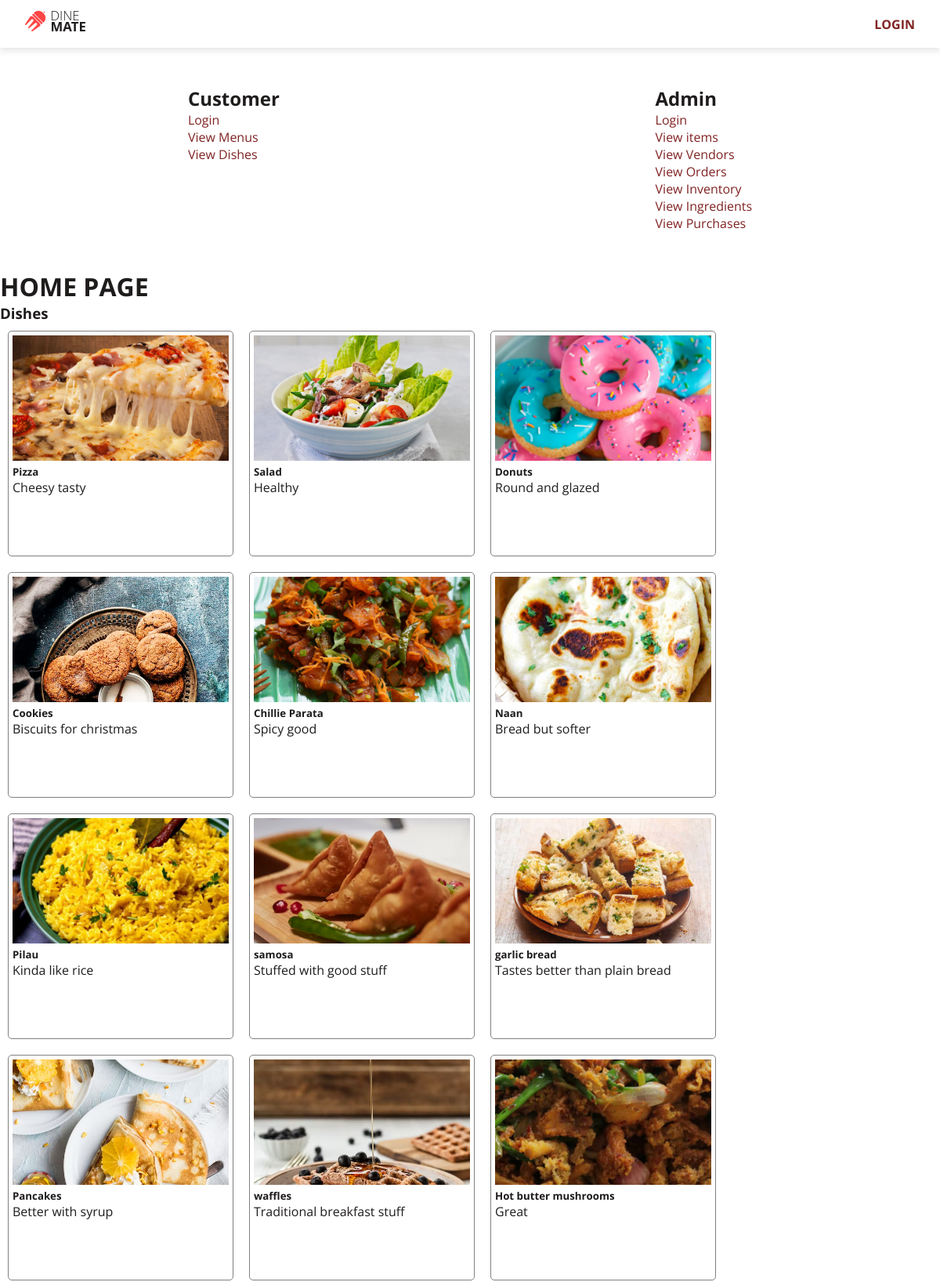
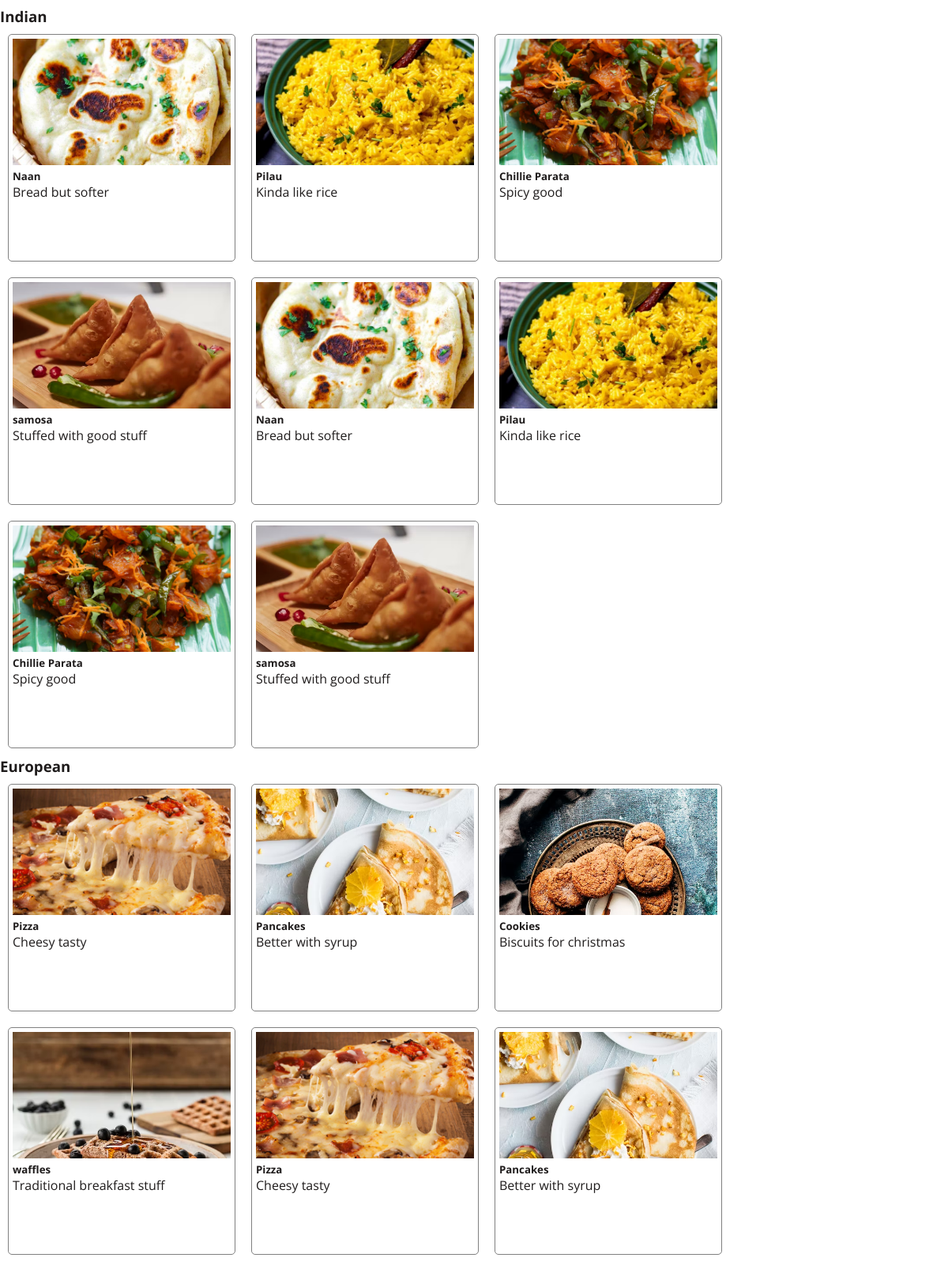
The page / (upper part) on the database its author committed (2 pictures, top to bottom).
### tables this page shows
CREATE TABLE `dishes` (
  `dish_id` int(11) NOT NULL,
  `dish_name` varchar(255) NOT NULL,
  `net_price` float NOT NULL,
  `selling_price` float NOT NULL,
  `description` varchar(500) NOT NULL,
  `prep_time` int(11) NOT NULL,
  `image_url` varchar(200) DEFAULT NULL
);

CREATE TABLE `menus` (
  `menu_id` int(11) NOT NULL,
  `menu_name` varchar(255) NOT NULL,
  `description` varchar(200) NOT NULL,
  `start_time` time DEFAULT NULL,
  `end_time` time DEFAULT NULL,
  `image_url` varchar(200) DEFAULT NULL,
  `all_day` tinyint(1) NOT NULL DEFAULT 0
);

### app/core/Controller.php (called while the page is built, shortened)
<?php
trait Controller
{
    public function view(string $view, array $data = []): void
    {
        $filename = "../app/views/" . $view . ".view.php";
        require $filename;
    }
}

### app/controllers/Home.php (called while the page is built, shortened)
<?php
class Home
{
    public function index(): void
    {
        $data['user'] = $_SESSION['user'] ?? null;
        $d = new Dish();
        $data['dishes'] = $d->getDishes();
        $m = new Menu();
        $data['menus'] = $m->getMenus();
        $data['menudishes'] = $m->getDishesperMenu();
        $this->view('home', $data);
    }
}

### app/core/App.php (called while the page is built, shortened)
<?php
class App
{
    private string $method = "index";
    function __construct()
    {
        $url = $this->splitUrl();
        $this->controller = new $this->controller;
        $this->params = $url ? array_values($url) : [];
        call_user_func_array([$this->controller, $this->method], $this->params);
    }
    private function splitUrl(): array
    {
        if (isset($_GET["url"])) {
            return explode("/", filter_var(rtrim($_GET["url"], "/"), FILTER_SANITIZE_URL));
        } else {
            return [];
        }
    }
}

### public/index.php (called while the page is built, shortened)
<?php
$app = new App();

### app/models/Dish.php (called while the page is built, shortened)
<?php
class Dish extends Model
{
    public function __construct()
    {
        $this->table = "dishes";
    }
    public function getDishes(): bool|array
    {
        $l = $this->select()->fetchAll();
        $dishes = array();
        foreach($l as $d) {
            $dishes[$d->dish_id] = $d;
        }
        return $dishes;
    }
}

### app/core/Model.php (called while the page is built, shortened)
<?php
class Model
{
    protected string $table = "";
    public function select(array|string $column_list = "*"): Model
    {
        if (is_array($column_list)) {
            for ($i = 0; $i < count($column_list); $i++) {
                if (!str_contains($column_list[$i], ".")) {
                    $column_list[$i] = $this->table . "." . $column_list[$i];
                }
            }
            $column_list = implode(", ", $column_list);
        } else {
            if (!str_contains($column_list, ".")) {
                $column_list = $this->table . "." . $column_list;
            }
        }
        $this->query = "SELECT $column_list FROM $this->table";
        return $this;
    }
    public function where(string $column, string $value, string $operator = "="): Model
    {
        return $this;
    }
    public function join(string $table, string $column1, string $column2, string $operator = "="): Model
    {
        return $this;
    }
}

### app/core/Database.php (called while the page is built, shortened)
<?php
trait Database
{
    private ?PDO $db = null;
    protected string $query = "";
    protected array $data = [];
    public function execute(): PDOStatement
    {
        try {
            $statement = $this->prepare($this->query);
            $statement->execute($this->data);
            $this->query = "";
            $this->data = [];
            return $statement;
        } catch (PDOException $e) {
            die($e->getMessage());
        }
    }
    public function fetchAll(): array
    {
        return $this->execute()->fetchAll();
    }
    protected function prepare(string $query): PDOStatement
    {
        try {
            return $this->db->prepare($query);
        } catch (Exception $e) {
            die($e->getMessage());
        }
    }
    private function connect(): void
    {
        try {
            $connection_string = "mysql:hostname=" . DBHOST . ";dbname=" . DBNAME;
            $this->db = new PDO($connection_string, DBUSER, DBPASS, [
                PDO::ATTR_ERRMODE => PDO::ERRMODE_EXCEPTION,
                PDO::ATTR_DEFAULT_FETCH_MODE => PDO::FETCH_OBJ
            ]);
        } catch (PDOException $e) {
            die($e->getMessage());
        }
    }
}

### app/models/Menu.php (called while the page is built, shortened)
<?php
class Menu extends Model
{
    public function getMenus(): bool|array
    {
        $l =  $this->select()->fetchAll();
        $menulist = array();
        foreach ($l as $m) {
            $menulist[$m->menu_id] = $m;
        }
        return $menulist;
    }
    public function getDishesperMenu(){
        $dpm = new MenuDishes();
        $menus = $this->getMenus();
        $menudishes = array();
        foreach ($menus as $m) {
            $menudishes[$m->menu_id] = $dpm->getDishesforMenu($m->menu_id);
        }
        return $menudishes;
    }
}

### app/models/MenuDishes.php (called while the page is built, shortened)
<?php
class MenuDishes extends Model
{
    public function getDishesforMenu($menuid){
        return $this->select(["menu_dishes.dish_id", "dishes.dish_name", "dishes.selling_price", "dishes.description", "dishes.image_url"])
        ->join("dishes", "dishes.dish_id", "menu_dishes.dish_id")
        ->where("menu_id", $menuid)
        ->fetchAll();
    }
}

### app/views/home.view.php (the view, shortened to what this page needs)
<!DOCTYPE html>
<html lang="en">
<head>
    <link rel="stylesheet" href="<?= ROOT ?>/assets/css/styles.css">
</head>
<body>
<?php include "partials/navbar.home.partial.php"; ?>
<div class="row py-5 justify-content-space-around">
    <div>
        <h2>Customer</h2>
        <a class="link d-block" href="<?= ROOT ?>/auth/login">Login</a>
        <a class="link d-block" href="<?= ROOT ?>/menus">View Menus</a>
        <a class="link d-block" href="<?= ROOT ?>/dishes">View Dishes</a>
    </div>
    <div>
        <h2>Admin</h2>
        <a class="link d-block" href="<?= ROOT ?>/admin/auth/login">Login</a>
        <a class="link d-block" href="<?= ROOT ?>/admin/items">View items</a>
        <a class="link d-block" href="<?= ROOT ?>/vendors">View Vendors</a>
        <a class="link d-block" href="<?= ROOT ?>/orders">View Orders</a>
        <a class="link d-block" href="<?= ROOT ?>/admin/inventory">View Inventory</a>
        <a class="link d-block" href="<?= ROOT ?>/admin/ingredients">View Ingredients</a>
        <a class="link d-block" href="<?= ROOT ?>/admin/purchases">View Purchases</a>
    </div>
</div>
<h1> HOME PAGE</h1>
<div class="dishrow">
    <h3>Dishes</h3>
    <?php if (isset($dishes)) : ?>
        <?php foreach ($dishes as $dish) : ?>
            <div class="card" style="width: 18rem;">
                <img src="<?= ASSETS ?>/images/dishes/<?= $dish->image_url ?>" class="card-img-top" alt="...">
                <div class="card-body">
                    <h5 class="card-title"><?= $dish->dish_name ?></h5>
                    <p class="card-text"><?= $dish->description ?></p>
                </div>
            </div>
        <?php endforeach; ?>
    <?php endif; ?>
</div>
<?php
if (isset($menudishes) && isset($menus)) {
    foreach ($menudishes as $menu => $dishes) {
        echo '<div class="menurow">';
        echo '<h3>' . $menus[$menu]->menu_name . '</h3>';
        foreach ($dishes as $d) {
            echo '<div class="card" style="width: 18rem;">
            <img src="' . ASSETS . '/images/dishes/' . $d->image_url . '" class="card-img-top" alt="...">
            <div class="card-body">
                <h5 class="card-title
                ">' . $d->dish_name . '</h5>
                <p class="card-text">' . $d->description . '</p>
            </div>
        </div>';
        }
        echo '</div>';
    }
}
?>
</body>
</html>

### app/views/partials/navbar.home.partial.php (shortened to what this page needs)
<nav class="nav px-3 position-sticky">
    <div class="nav-brand">
        <div class="nav-items">
            <div class="nav-item">
                <img src="<?= ROOT ?>/assets/images/logos/logo_Full Logo.svg" alt="Logo">
            </div>
        </div>
    </div>
    <div class="nav-items justify-content-end">
        <div class="nav-item">
        </div>
        <div class="nav-item">
            <?php if (isset($user)): ?>
                <a class="link text-uppercase fw-bold" href="<?= ROOT ?>/auth/logout">Logout</a>
            <?php else: ?>
            <a class="link text-uppercase fw-bold" href="<?= ROOT ?>/auth/login">Login</a>
            <?php endif; ?>
        </div>
    </div>
</nav>

### public/assets/css/styles.css (style rules this page uses)
* { margin: 0; padding: 0; list-style: none; box-sizing: border-box; }
.fw-bold { font-weight: 700 !important; }
.text-uppercase { text-transform: uppercase !important; }
a.link { color: #802323; text-decoration: none; transition: all 0.3s ease-in-out; }
.justify-content-end { justify-content: end; }
.justify-content-space-around { justify-content: space-around; }
.row { display: flex; flex-direction: row; flex-wrap: wrap; align-items: stretch; align-content: stretch; }
.px-3 { padding-left: 1rem !important; padding-right: 1rem !important; }
.py-5 { padding-top: 3rem !important; padding-bottom: 3rem !important; }
.d-block { display: block !important; }
.position-sticky { position: sticky; }
.nav { display: flex; flex-wrap: wrap; box-shadow: 0 0.25rem 0.5rem rgba(0, 0, 0, 0.1); z-index: 2; }
.nav .nav-items { display: flex; flex: 1 1 auto; align-items: center; flex-direction: row; padding-left: 0; margin-bottom: 0; list-style: none; }
.nav .nav-item { padding: 0.5rem 1rem; font-size: 1rem; font-weight: 600; line-height: inherit; white-space: nowrap; text-decoration: none; }
.nav .nav-item img { width: 5rem; height: 2.5rem; margin-right: 0.5rem; }
body { font-family: "Open Sans", sans-serif; font-size: 16px; color: #1F1C1C; background-color: #FFFFFF; }
a { text-decoration: none; }

### app/views/home.view.php (style rules this page uses)
.card { float: left; margin: 10px; width: 18rem; height: 18rem; border: 1px solid grey; border-radius: 5px; padding: 5px; }
.card-img-top { width: 100%; height: 10rem; object-fit: cover; }
.dishrow, .menurow { display: block; clear: both; }

### rows shown on the page
dishes: image_url (picture), dish_name "Pizza", description "Cheesy tasty"
dishes: image_url (picture), dish_name "Salad", description "Healthy"
dishes: image_url (picture), dish_name "Donuts", description "Round and glazed"
dishes: image_url (picture), dish_name "Cookies", description "Biscuits for christmas"
dishes: image_url (picture), dish_name "Chillie Parata", description "Spicy good"
dishes: image_url (picture), dish_name "Naan", description "Bread but softer"
dishes: image_url (picture), dish_name "Pilau", description "Kinda like rice"
dishes: image_url (picture), dish_name "samosa", description "Stuffed with good stuff"
dishes: image_url (picture), dish_name "garlic bread", description "Tastes better than plain bread"
dishes: image_url (picture), dish_name "Pancakes", description "Better with syrup"
dishes: image_url (picture), dish_name "waffles", description "Traditional breakfast stuff"
dishes: image_url (picture), dish_name "Hot butter mushrooms", description "Great"
menus: menu_name "Indian", dish_name "Naan", description "Bread but softer", dish_name "Pilau", description "Kinda like rice", dish_name "Chillie Parata", description "Spicy good", dish_name "samosa", description "Stuffed with good stuff"
menus: menu_name "European", dish_name "Pizza", description "Cheesy tasty", dish_name "Pancakes", description "Better with syrup", dish_name "Cookies", description "Biscuits for christmas", dish_name "waffles", description "Traditional breakfast stuff"
